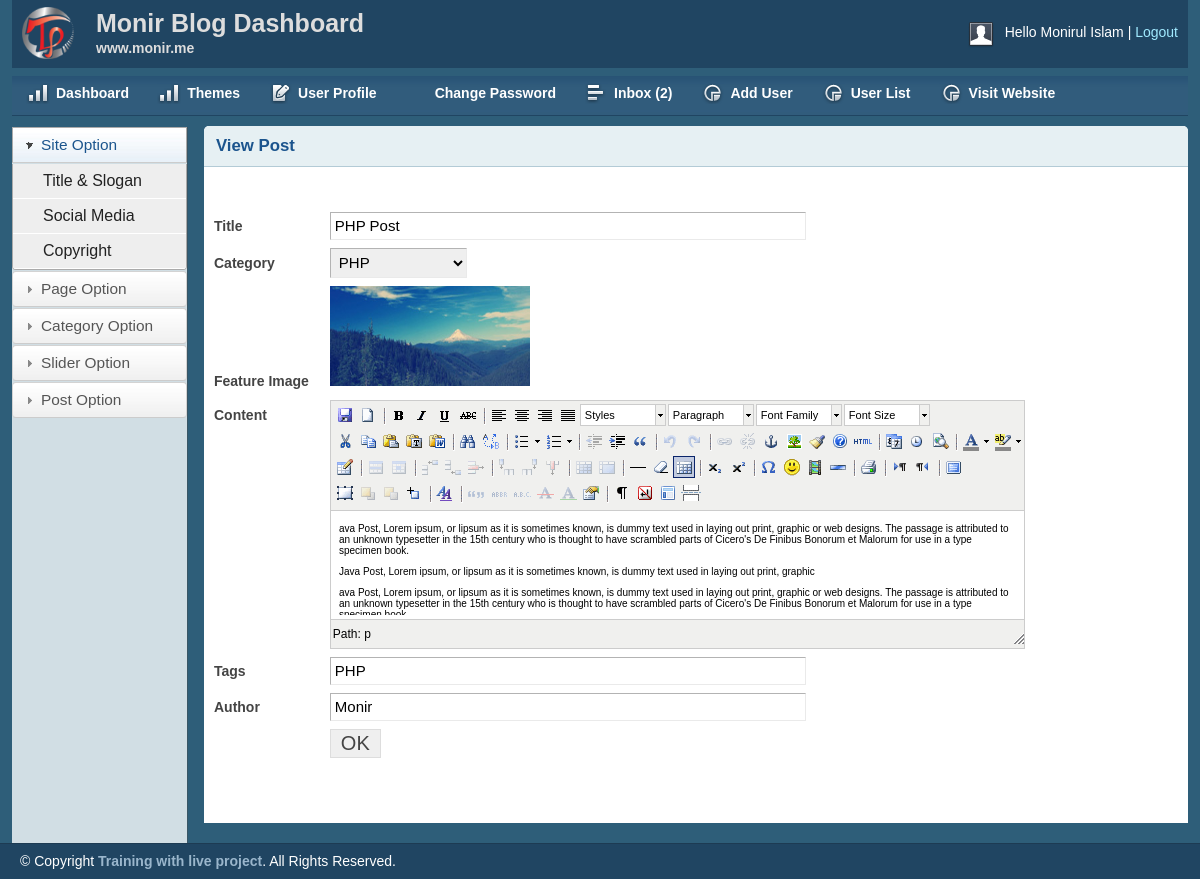
The page /admin/view-post.php?viewPostID=8 (signed in) on the database its author committed.
### tables this page shows
CREATE TABLE `tbl_post` (
  `id` int(11) NOT NULL,
  `cat` int(11) NOT NULL,
  `userid` int(11) NOT NULL,
  `title` varchar(255) NOT NULL,
  `body` text NOT NULL,
  `image` varchar(255) NOT NULL,
  `author` varchar(50) NOT NULL,
  `tags` varchar(255) NOT NULL,
  `date` timestamp NOT NULL DEFAULT CURRENT_TIMESTAMP
);

CREATE TABLE `tbl_category` (
  `id` int(11) NOT NULL,
  `name` varchar(50) NOT NULL
);

### lib/Database.php (called while the page is built, shortened)
<?php
Class Database{
	public $host   = DB_HOST;
	public $user   = DB_USER;
	public $pass   = DB_PASS;
	public $dbname = DB_NAME;
	public $link;
	private function connectDB(){
	$this->link = new mysqli($this->host, $this->user, $this->pass, $this->dbname);
 }
	public function select($query){
		$result = $this->link->query($query) or die($this->link->error.__LINE__);
		if($result->num_rows > 0){
			return $result;
		} else {
			return false;
		}
	}
}

### admin/view-post.php (the view, shortened to what this page needs)
<?php include_once 'inc/header.php'; ?>
<?php include_once 'inc/sidebar.php'; ?>
<?php
    if(isset($_GET['viewPostID']) && $_GET['viewPostID'] != NULL ) {
        $postID = $_GET['viewPostID'];
    } else {
        echo "<script>window.location = 'postlist.php';</script>";
    }
?>
    <div class="grid_10 add-post">
        <div class="box round first grid">
            <h2>View Post</h2>
            <div class="block">
            <br>
            <?php
                $post_query ="SELECT * FROM tbl_post WHERE id='$postID'";
                $sel_post = $db->select($post_query);
                if( $sel_post ) {
                while( $postResult = $sel_post->fetch_assoc() ) {
            ?>
             <form action="" method="post" enctype="multipart/form-data">
                <table class="form">
                    <tr>
                        <td>
                            <label>Title</label>
                        </td>
                        <td>
                            <input type="text" readonly value="<?php echo $postResult['title']; ?>" class="medium" />
                        </td>
                    </tr>
                    <tr>
                        <td>
                            <label>Category</label>
                        </td>
                        <td>
                            <select id="select" name="cat">
                                <?php
                                    $query = "SELECT * FROM tbl_category";
                                    $cat = $db->select($query);
                                    while( $result = $cat->fetch_assoc() ) {
                                ?>
                                    <option
                                    <?php if( $result['id'] == $postResult['cat'] ) { ?>
                                    selected="selected"
                                    <?php } ?>
                                    value="<?php echo $result['id']; ?>"><?php echo $result['name']; ?></option>
                                <?php } ?>
                            </select>
                        </td>
                    </tr>
                    <tr>
                        <td>
                            <label>Feature Image</label>
                        </td>
                        <td>
                            <img src="uploads/<?php echo $postResult['image']; ?>" width="200" height="100"><br>
                        </td>
                    </tr>
                    <tr>
                        <td style="vertical-align: top; padding-top: 9px;">
                            <label>Content</label>
                        </td>
                        <td>
                        </td>
                    </tr>
                    <tr>
                        <td>
                            <label>Tags</label>
                        </td>
                        <td>
                            <input type="text" readonly value="<?php echo $postResult['tags']; ?>" class="medium" />
                        </td>
                    </tr>
                    <tr>
                        <td>
                            <label>Author</label>
                        </td>
                        <td>
                            <input type="text" readonly value="<?php echo $postResult['author']; ?>" class="medium" />
                        </td>
                    </tr>
					<tr>
                        <td></td>
                        <td>
                            <input type="submit" name="update" Value="OK" />
                        </td>
                    </tr>
                </table>
            </form>
            <?php } } ?>
            </div>
        </div>
    </div>
<?php include_once 'inc/footer.php'; ?>

### admin/css/layout.css (style rules this page uses)
body { background: #fff none repeat scroll 0 0; color: #444; font-size: 14px; padding: 0; }
h1, h2, h3, h4, h5, h6 { line-height:1.2em; margin-bottom:.3em; }
h2 { margin-top:1em; }
.box { background:#fff; margin-bottom:20px; padding:10px 10px 10px 10px; margin-left:-8px; }
.box.grid { padding-bottom:40px; }
.box.round { -moz-border-radius: 5px 5px 0px 0px; -webkit-border-radius: 5px 5px 0px 0px; border-radius: 5px 5px 0px 0px; }
.box h2 { font-size:1.2em; font-weight:bold; color:#1B548D; background:#E6F0F3; margin:-10px -10px 0 -10px; padding:10px 12px; border-bottom:1px solid #B3CBD6; -moz-border-radius: 5px 5px 0px 0px; -webkit-border-radius: 5px 5px 0px 0px; border-radius: 5px 5px 0px 0px; }
.box.first { min-height: 406px; }
.block { padding-top:20px; }
table.form { width:100%; }
table.form td { padding:4px 0px; }
table.form label { font-weight:bold; }
table.form input, table.form select { font-size: 15px; padding: 4px 4px 5px 4px; border-top: 1px solid #b3b3b3; border-left: 1px solid #b3b3b3; border-right: 1px solid #eaeaea; border-bottom: 1px solid #eaeaea; }
table.form input[type="submit"] { border: 1px solid #ddd; color: #444; cursor: pointer; font-size: 20px; padding: 2px 10px; }
input.medium { width: 55%; }
.block { padding-bottom:1px; }

### admin/js/tiny-mce/themes/advanced/skins/default/content.css (style rules this page uses)
body, td, pre { color:#000; font-family:Verdana, Arial, Helvetica, sans-serif; font-size:10px; margin:8px; }
body { background:#FFF; }
h2 { font-size: 1.5em }
img { border:0; }
table, img, hr, .mceItemAnchor { cursor:default }
table td, table th { cursor:text }

### rows shown on the page
tbl_post: title "PHP Post", cat "PHP", image (picture), tags "PHP", author "Monir"

### other values the page prints
Session::get('name') "Monirul Islam"
mysqli_num_rows($inb_msg) "2"
